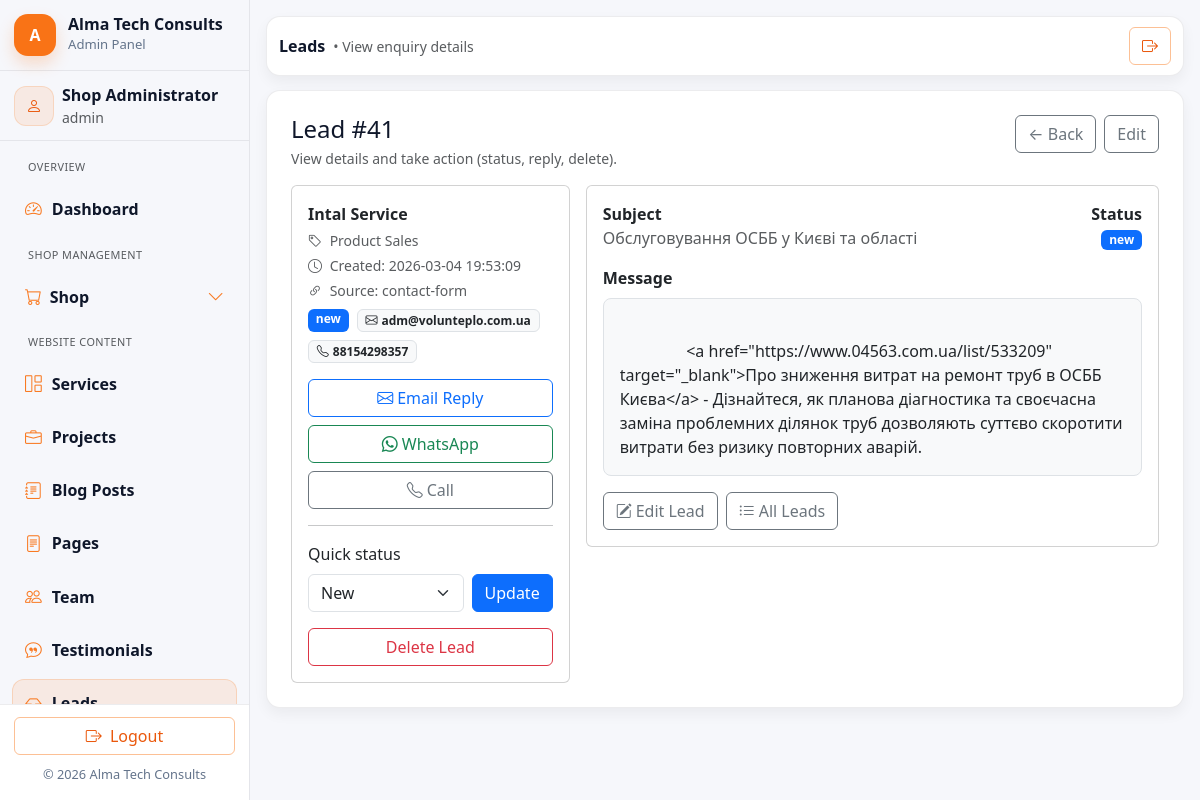
The page /admin/leads/view.php?id=41 (signed in) on the database its author committed.
### tables this page shows
CREATE TABLE `leads` (
  `id` int(11) NOT NULL,
  `name` varchar(120) NOT NULL,
  `phone` varchar(50) NOT NULL,
  `email` varchar(120) DEFAULT '',
  `service` varchar(120) NOT NULL,
  `subject` varchar(200) DEFAULT '',
  `message` text NOT NULL,
  `status` enum('new','in_progress','closed') NOT NULL DEFAULT 'new',
  `source` varchar(100) NOT NULL DEFAULT 'website',
  `created_at` datetime NOT NULL,
  `updated_at` datetime DEFAULT NULL
);

### includes/helpers.php (called while the page is built, shortened)
<?php
if (!function_exists('h')) {
  function h($s): string {
    return htmlspecialchars((string)$s, ENT_QUOTES, 'UTF-8');
  }
}

### admin/leads/view.php (the view, shortened to what this page needs)
<?php
require_once __DIR__ . '/../../includes/helpers.php';
require_once __DIR__ . '/../includes/admin_header.php';
require_once __DIR__ . '/../includes/admin_sidebar.php';
require_once __DIR__ . '/../../includes/db.php';
$db = $GLOBALS['db'] ?? $mysqli ?? null;
$id = (int)($_GET['id'] ?? 0);
$allowedStatus = ['new','contacted','won','lost','spam'];
function status_badge(string $s): string {
  $map = [
    'new'       => 'primary',
    'contacted' => 'info',
    'won'       => 'success',
    'lost'      => 'secondary',
    'spam'      => 'danger',
  ];
  $cls = $map[$s] ?? 'dark';
  return '<span class="badge bg-' . $cls . '">' . h($s) . '</span>';
}
$stmt = $db->prepare("
  SELECT id, name, phone, email, service, subject, message, status, source, created_at, updated_at
  FROM leads
  WHERE id = ?
  LIMIT 1
");
$stmt->bind_param("i", $id);
$stmt->execute();
$stmt->bind_result($rid, $name, $phone, $email, $service, $subject, $message, $status, $source, $created_at, $updated_at);
$lead = null;
if ($stmt->fetch()) {
  $lead = [
    'id' => (int)$rid,
    'name' => (string)($name ?? ''),
    'phone' => (string)($phone ?? ''),
    'email' => (string)($email ?? ''),
    'service' => (string)($service ?? ''),
    'subject' => (string)($subject ?? ''),
    'message' => (string)($message ?? ''),
    'status' => (string)($status ?? 'new'),
    'source' => (string)($source ?? 'website'),
    'created_at' => (string)($created_at ?? ''),
    'updated_at' => (string)($updated_at ?? ''),
  ];
}
$waPhone = preg_replace('/\D+/', '', $lead['phone']);
$waText = "Hello " . $lead['name'] . ", we received your enquiry about " . ($lead['service'] ?: 'our services') . ". How can we help?";
$waLink = ($waPhone !== '')
  ? ("https://wa.me/" . $waPhone . "?text=" . urlencode($waText))
  : "";
$mailSubject = $lead['subject'] ?: ("Re: " . ($lead['service'] ?: "Your enquiry"));
$mailBody = "Hello " . $lead['name'] . ",\n\nThanks for reaching out. We received your message:\n\n" . $lead['message'] . "\n\nRegards,\nAlma Tech Consults";
$mailTo = ($lead['email'] !== '')
  ? ("mailto:" . rawurlencode($lead['email']) . "?subject=" . rawurlencode($mailSubject) . "&body=" . rawurlencode($mailBody))
  : "";
?>
<div class="admin-main">
  <?php require_once __DIR__ . '/../includes/admin_topbar.php'; ?>
  <div class="admin-card p-4">
    <div class="d-flex flex-wrap justify-content-between align-items-start gap-2 mb-3">
      <div>
        <h4 class="mb-1">Lead #<?= (int)$lead['id'] ?></h4>
        <div class="text-muted small">View details and take action (status, reply, delete).</div>
      </div>
      <div class="d-flex flex-wrap gap-2">
        <a class="btn btn-outline-secondary" href="list.php">← Back</a>
        <a class="btn btn-outline-secondary" href="edit.php?id=<?= (int)$lead['id'] ?>">Edit</a>
      </div>
    </div>
    <div class="row g-3">
      <div class="col-12 col-lg-4">
        <div class="card">
          <div class="card-body">
            <div class="fw-semibold mb-1"><?= h($lead['name']) ?></div>
            <div class="small text-muted mb-2">
              <div class="mb-1">
                <i class="bi bi-tag me-1"></i>
                <?= h($lead['service'] ?: '-') ?>
              </div>
              <div class="mb-1">
                <i class="bi bi-clock me-1"></i>
                Created: <?= h($lead['created_at']) ?>
              </div>
              <div class="mb-1">
                <i class="bi bi-link-45deg me-1"></i>
                Source: <?= h($lead['source'] ?: 'website') ?>
              </div>
            </div>
            <div class="d-flex flex-wrap gap-2 mb-3">
              <?= status_badge($lead['status']) ?>
              <?php if ($lead['email'] !== ''): ?>
                <span class="badge bg-light text-dark border">
                  <i class="bi bi-envelope me-1"></i><?= h($lead['email']) ?>
                </span>
              <?php endif; ?>
              <?php if ($lead['phone'] !== ''): ?>
                <span class="badge bg-light text-dark border">
                  <i class="bi bi-telephone me-1"></i><?= h($lead['phone']) ?>
                </span>
              <?php endif; ?>
            </div>
            <div class="d-grid gap-2">
              <?php if ($mailTo !== ''): ?>
                <a class="btn btn-outline-primary" href="<?= h($mailTo) ?>">
                  <i class="bi bi-envelope me-1"></i>Email Reply
                </a>
              <?php else: ?>
                <button class="btn btn-outline-primary" type="button" disabled>
                  <i class="bi bi-envelope me-1"></i>Email Reply
                </button>
              <?php endif; ?>
              <?php if ($waLink !== ''): ?>
                <a class="btn btn-outline-success" target="_blank" rel="noopener" href="<?= h($waLink) ?>">
                  <i class="bi bi-whatsapp me-1"></i>WhatsApp
                </a>
              <?php else: ?>
                <button class="btn btn-outline-success" type="button" disabled>
                  <i class="bi bi-whatsapp me-1"></i>WhatsApp
                </button>
              <?php endif; ?>
              <?php if ($lead['phone'] !== ''): ?>
                <a class="btn btn-outline-secondary" href="tel:<?= h($lead['phone']) ?>">
                  <i class="bi bi-telephone me-1"></i>Call
                </a>
              <?php else: ?>
                <button class="btn btn-outline-secondary" type="button" disabled>
                  <i class="bi bi-telephone me-1"></i>Call
                </button>
              <?php endif; ?>
            </div>
            <hr>
            <form method="post" action="" class="mb-3">
              <label class="form-label">Quick status</label>
              <div class="d-flex gap-2">
                <select class="form-select" name="status">
                  <?php foreach ($allowedStatus as $s): ?>
                    <option value="<?= h($s) ?>" <?= $lead['status']===$s?'selected':''; ?>>
                      <?= h(ucfirst($s)) ?>
                    </option>
                  <?php endforeach; ?>
                </select>
                <button class="btn btn-primary" type="submit">Update</button>
              </div>
            </form>
            <form method="post" action="delete.php" onsubmit="return confirm('Delete this lead? This cannot be undone.');">
              <button class="btn btn-outline-danger w-100" type="submit">
                Delete Lead
              </button>
            </form>
          </div>
        </div>
      </div>
      <div class="col-12 col-lg-8">
        <div class="card">
          <div class="card-body">
            <div class="d-flex flex-wrap justify-content-between align-items-start gap-2 mb-3">
              <div>
                <div class="fw-semibold">Subject</div>
                <div class="text-muted"><?= h($lead['subject'] ?: '—') ?></div>
              </div>
              <div class="text-end">
                <div class="fw-semibold">Status</div>
                <div><?= status_badge($lead['status']) ?></div>
              </div>
            </div>
            <div class="fw-semibold mb-2">Message</div>
            <?php if ($lead['message'] === ''): ?>
              <div class="text-muted">No message provided.</div>
            <?php else: ?>
              <div class="p-3 border rounded-3 bg-light" style="white-space:pre-wrap;">
                <?= h($lead['message']) ?>
              </div>
            <?php endif; ?>
            <div class="d-flex flex-wrap gap-2 mt-3">
              <a class="btn btn-outline-secondary" href="edit.php?id=<?= (int)$lead['id'] ?>">
                <i class="bi bi-pencil-square me-1"></i>Edit Lead
              </a>
              <a class="btn btn-outline-secondary" href="list.php">
                <i class="bi bi-list-ul me-1"></i>All Leads
              </a>
            </div>
          </div>
        </div>
      </div>
    </div>
  </div>
</div>
<?php require_once __DIR__ . '/../includes/admin_footer.php'; ?>

### assets/css/main.css (style rules this page uses)
:root { --orange-900:#c2410c; --orange-700:#ea580c; --orange-600:#f97316; --orange-500:#fb923c; --orange-400:#fdba74; --orange-200:#fed7aa; --orange-100:#ffedd5; --text:#0f172a; --muted:#64748b; --border:#e2e8f0; --bg-soft:#fff7ed; --transition-fast: 0.2s ease; --transition-smooth: 0.3s ease; --transition-bounce: 0.4s cubic-bezier(0.68, -0.55, 0.265, 1.55); }
html { scroll-behavior: smooth; }
body { color: var(--text); background: #ffffff; }
a { transition: color var(--transition-fast); color: var(--text); }
.form-control, .form-select { transition: all var(--transition-smooth); }

### assets/css/admin.css (style rules this page uses)
.admin-shell { background: #f6f7fb; min-height: 100vh; }
:root { --admin-radius: 14px; --admin-border: rgba(15, 23, 42, .08); --admin-shadow: 0 8px 18px rgba(2,6,23,.06); --admin-shadow-soft: 0 6px 14px rgba(2,6,23,.05); }
.admin-main { flex:1; padding: 16px; margin-left: 0; }
.admin-card { border: 1px solid var(--admin-border); border-radius: var(--admin-radius); background:#fff; box-shadow: var(--admin-shadow-soft); }
.admin-main { flex: 1 1 auto; min-width: 0; }
@media (min-width: 992px) { .admin-main { margin-left: 0 !important; } }

### rows shown on the page
leads: id "41", name "Intal Service", service "Product Sales", created_at "2026-03-04 19:53:09", source "contact-form", status "new new", email "adm@volunteplo.com.ua", phone "88154298357", status "New", subject "Обслуговування ОСББ у Києві та області", message "<a href=\"https://www.04563.com.ua/list/533209\" target=\"_blank\">Про зниження витрат на ремонт труб в ОСББ Києва</a> - Дізнайтеся, як планова діагностика та своєчасна заміна проблемних ділянок труб дозволяють суттєво скоротити витрати без ризику повторних аварій."

### other values the page prints
$admin['name'] "Shop Administrator"
$admin['role'] "admin"
$page_heading "Leads"
$page_subtitle "View enquiry details"
